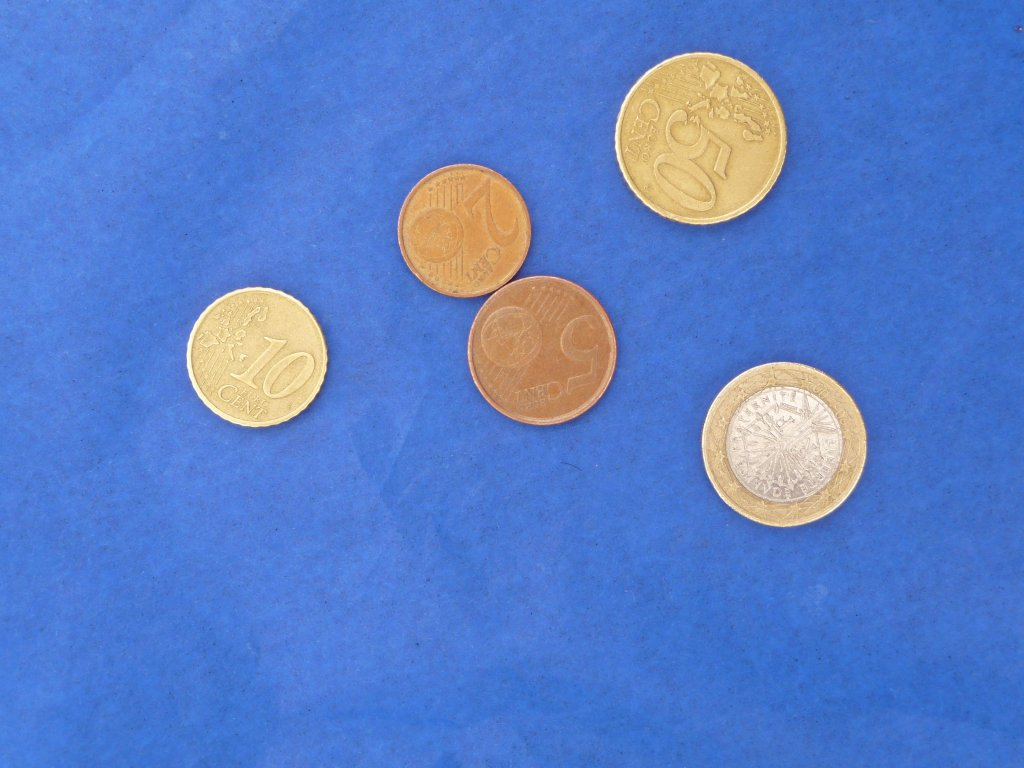
%> input picture first/images/MoedasA.jpg, 1024 x 768 px
$ octave Untitled.m   (GNU Octave 9; MATLAB toolbox functions it lacks are replaced by stand-ins)
%> lines starting %> are read from the running program, lines starting %| are printed output that depends on the picture; in (x1, y1, x2, y2) boxes, pixels count from 0 and x2, y2 are one past the last pixel; in counts of white or black regions, pixels touching at a corner belong together; the program's own positions count from 1
clear all;
close all;

image = imread('images/MoedasA.jpg');
%> image is the input picture: size 768x1024x3 uint8; mean R, G, B 89.8, 126.5, 200.8

image_gray = rgb2gray(image);

bw = im2bw(image_gray, graythresh(image_gray));
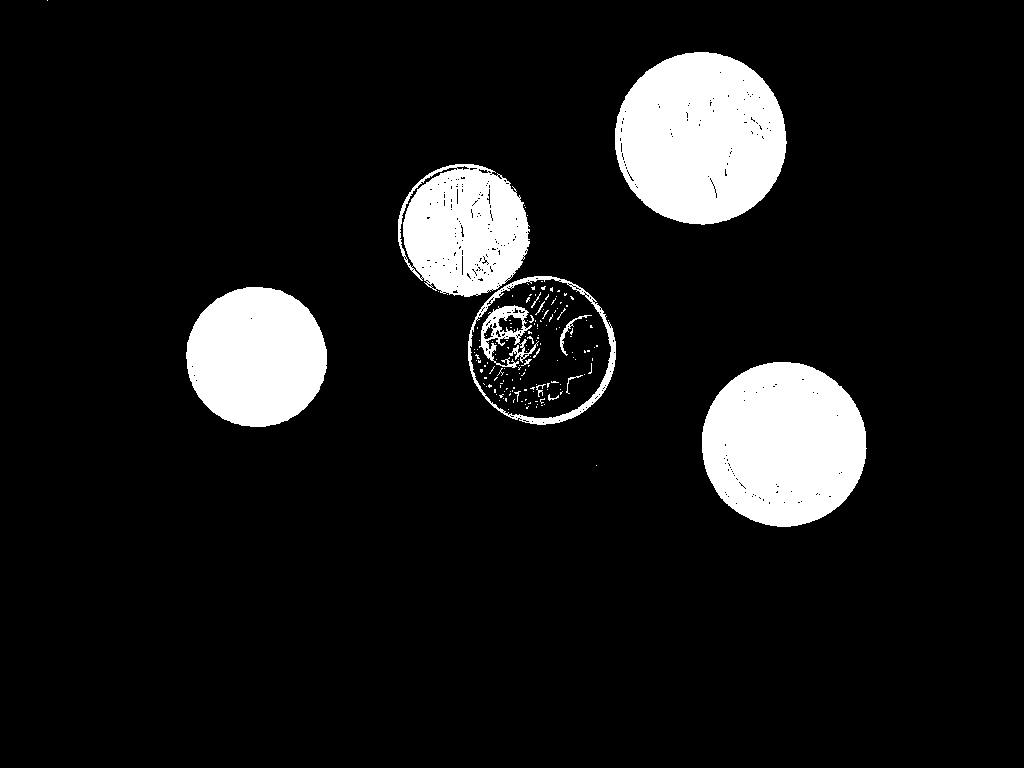
%> bw: size 768x1024 logical; 9.8% white; 162 white regions (146 under 20 px), largest, box (x1, y1, x2, y2) and area: (615, 52, 787, 225) 23051, (702, 362, 867, 527) 21238, (186, 287, 327, 427) 15473

% Use closure to get the shapes well defined
se = strel('disk', 5);
bw_final = imclose(bw,se);
%> bw_final: size 768x1024 logical; 10.6% white; 16 white regions (11 under 20 px), largest, box (x1, y1, x2, y2) and area: (615, 52, 787, 225) 23212, (398, 164, 616, 425) 23016, (702, 362, 867, 527) 21314, (186, 287, 327, 427) 15478, (556, 315, 592, 360) 318
bw_final = bwmorph(bw_final,'hbreak'); % Removes H-connected pixels
bw_final = bwmorph(bw_final,'spur'); % Removes spur pixels
%> bw_final: size 768x1024 logical; 10.6% white; 16 white regions (11 under 20 px), largest, box (x1, y1, x2, y2) and area: (615, 52, 787, 225) 23212, (398, 164, 616, 425) 23016, (702, 362, 867, 527) 21314, (186, 287, 327, 427) 15478, (556, 315, 592, 359) 317
bw_final = bwareaopen(bw_final, 20); % Remove all object containing fewer than 20 pixels
bw_final = bwmorph(bw_final,'bridge'); % Removes bridge pixels
bw_final = bwmorph(bw_final,'remove'); % Removes interior pixels
%> bw_final: size 768x1024 logical; 0.38% white in thin lines or dots, all inside (x1, y1, x2, y2) = (186, 52, 867, 527)
bw_final = imfill(bw_final,'holes'); % Fills the regions
%> bw_final: size 768x1024 logical; 11.6% white; 4 white regions, box (x1, y1, x2, y2) and area: (398, 164, 616, 425) 31242, (615, 52, 787, 225) 23212, (702, 362, 867, 527) 21314, (186, 287, 327, 427) 15478

[centers,radii] = imfindcircles(bw_final, [50 150], 'Sensitivity', 0.9);
%> centers = [784.3 444.9; 542.1 351.5; 463.6 230.1; 256.5 357.4; 700.9 139.3]; radii = [82.32; 74.18; 66; 70.12; 85.95]
figure('Name','Circles found','NumberTitle','off'), imshow(image_gray);
hold on;
viscircles(centers, radii,'EdgeColor','b');
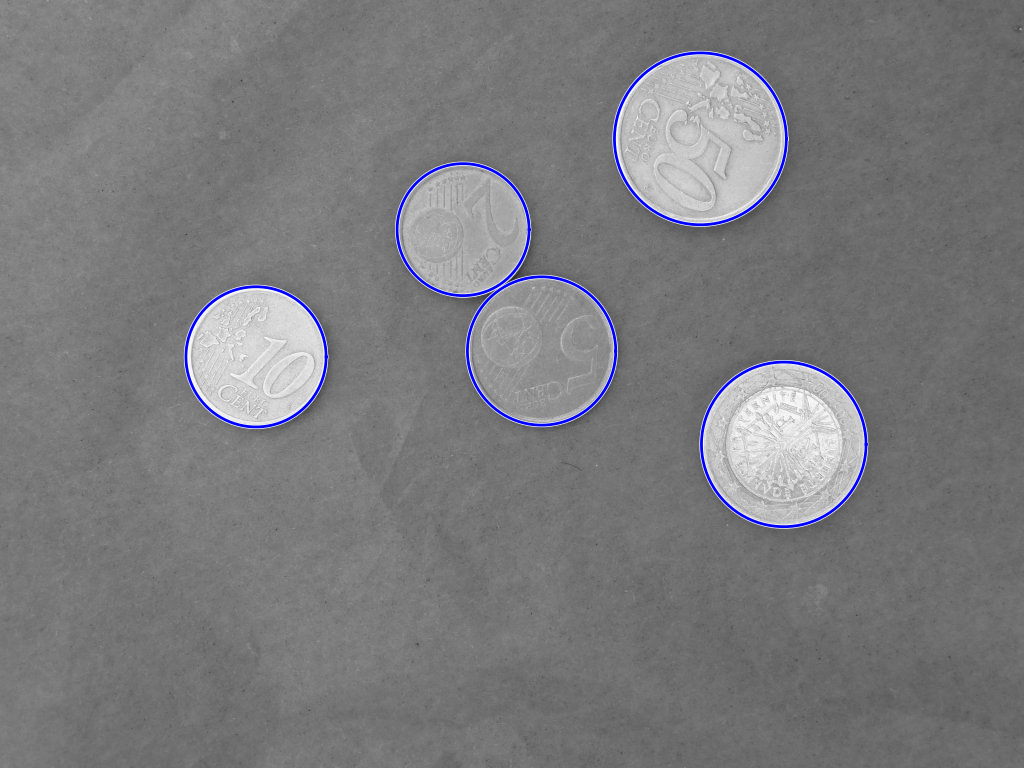
%> figure redrawn from the program's plot data

[X,Y] = meshgrid(1:size(bw_final,2), 1:size(bw_final,1));
IDs = zeros(size(bw_final));
for idx = 1 : numel(radii)
    r = radii(idx);
    cen = centers(idx,:);

    loc = (X - cen(1)).^2 + (Y - cen(2)).^2 <= r^2;
    IDs(loc) = idx;
end
%> this loop made 5 passes
%> (r, cen) on passes 1 to 5: (82.32, [784.3 444.9]), (74.18, [542.1 351.5]), (66, [463.6 230.1]), (70.12, [256.5 357.4]), (85.95, [700.9 139.3])
%> pass 1, `loc = (X - cen(1)).^2 + (Y - cen(2)).^2 <= r^2;`:
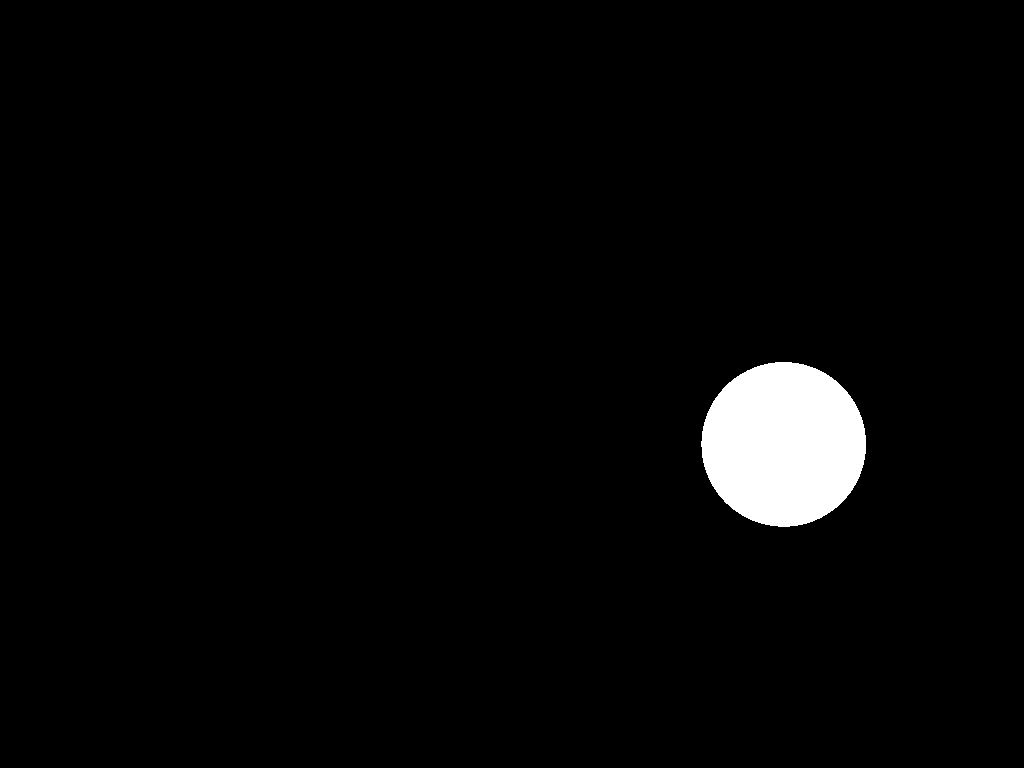
%> loc: size 768x1024 logical; 2.7% white; 1 white region, box (x1, y1, x2, y2) and area: (701, 362, 866, 527) 21295

figure, imshow(IDs, []);

figure, imshow(IDs > 0);

% Find and label the different regions
[lb, num]= bwlabel(bw_final);
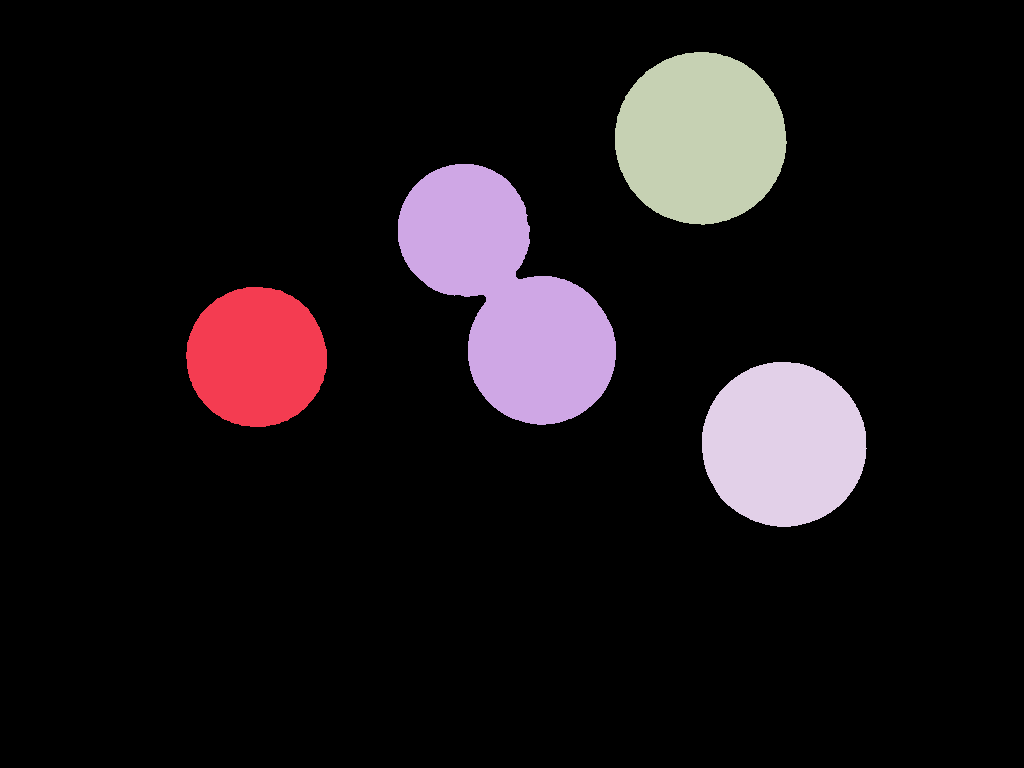
%> lb: size 768x1024 double; 5 distinct labels, from 0 to 4; one colour per label, 0 black
%> num = 4

% Get the stats of each label
stats = regionprops(lb);
%> stats = 4 regions; box (x1, y1, x2, y2), Area and Centroid: (398, 164, 616, 425) 31242 [507.7 297.6], (615, 52, 787, 225) 23212 [701.2 139], (702, 362, 867, 527) 21314 [784.4 445], (186, 287, 327, 427) 15478 [257.1 357.6]

% Compute area for each region
objects = [stats.Area];
%> objects = [15478 31242 23212 21314]
